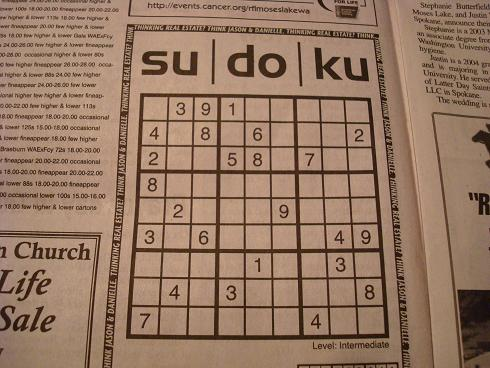
#> input picture Image Processing/test_images/sudoku10.jpg, 490 x 368 px
$ python easySudoku.py   (older library calls are emulated)
#> lines starting #> are read from the running program, lines starting #| are printed output that depends on the picture; after the words box and inside, x2 and y2 are one past the last pixel; in counts of white or black regions, pixels touching at a corner belong together
# easySudoku.py (Python Script)
# Python Sudoku Solver Using Machine Vision
# By: Jireh Agda (0795472)
# Date Last Modified: 2017 04 17
# Tested on Python 3.5.2, Using OpenCV 3.2.0

# Allow system commands
import os

# Allow math functions
import math

# Allow use of OpenCV and NumPy
import cv2
import numpy as np

notExit = True
debug = False    # Toggle to show intermediary steps

print ("Easy Sudoku Solver")
print ("This script accepts image files containing Sudoku boards and solves the Sudoku board,")
print ("displaying the solution in the terminal")

# Loop until 'q' or 'Q' is entered
while notExit:
    print (" ")
    userInput = input("Enter an image file name or (q)uit: ")
#> the answer given: test_images/sudoku10.jpg

    # Open the image is a valid image has been chosen, else error, or quit
    if userInput == 'Q' or userInput == 'q':
        notExit = False
    else:
        # Generically read images as if they were colour, convert to grayscale
        imgC = cv2.imread(userInput,cv2.IMREAD_COLOR)
#> imgC is the input picture: shape (368, 490, 3); mean B, G, R 99.6, 120.7, 150.8
        cv2.imshow("Initial Image",imgC)
        cv2.waitKey(0)

        imgG = cv2.cvtColor(imgC,cv2.COLOR_BGR2GRAY)
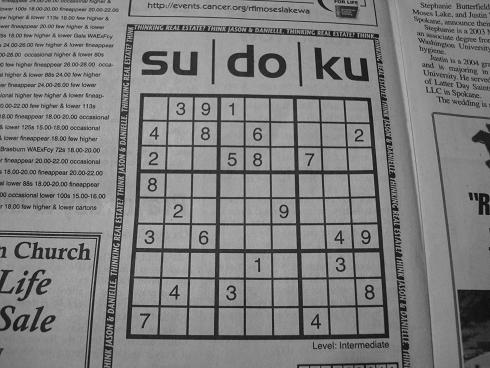
#> imgG: shape (368, 490); min 4, max 196, mean 127.3
        height, width, channels = imgC.shape
#> height = 368; width = 490; channels = 3

        # Perform Local Adaptive Thresholding with Gaussian window
        th = cv2.adaptiveThreshold(imgG,255,cv2.ADAPTIVE_THRESH_GAUSSIAN_C,cv2.THRESH_BINARY,11,2)
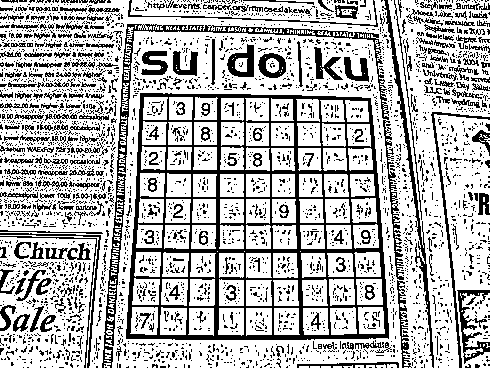
#> th: shape (368, 490); 71.2% white; black in thin lines or dots

        if debug:
            cv2.imshow("After Threshold", th)
            cv2.waitKey(0)

        # Find the contours in the image -> rectangles of the image -> Sudoku board
        edgesC, contours, hierarchy = cv2.findContours(th,cv2.RETR_TREE,cv2.CHAIN_APPROX_SIMPLE)
#> contours = 5086 contours, 4555 with area under 20; largest, box (x1, y1, x2, y2) and area: (0, 0, 433, 368) 124506, (125, 92, 390, 341) 60916, (388, 0, 490, 368) 15928, (0, 237, 96, 368) 10863, (434, 114, 490, 368) 7238

        # Out of contours, we are looking for contours that encompass at least 40% of picture
        # i.e. Sudoku board should be main focus
        minArea = height * width * 0.4
#> minArea = 72128

        # Default the corners to the image corners in case Sudoku board encompasses entire image
        tlCorner = [0, 0]
        trCorner = [width, 0]
#> trCorner = [490, 0]
        blCorner = [0, height]
#> blCorner = [0, 368]
        brCorner = [width, height]
#> brCorner = [490, 368]

        # Loop over the contours and approximate any 4-vertex polygons -> quadrilaterals
        for c in contours:
            # Calculate area of contour
            cArea = cv2.contourArea(c)

            # Approximate parameters of contours, grab smallest area that is still >40% area
            # Prevents using over-encompassing rectangles as the board, will still not detect
            # Sudoku squares even if board is the entire image
            epsilon = 0.1*cv2.arcLength(c,True)
            approx = cv2.approxPolyDP(c,epsilon,True)
            if (len(approx) == 4 and cArea >= minArea):
                for npArray in approx[0]:
                    tlCorner = npArray
                for npArray in approx[1]:
                    trCorner = npArray
                for npArray in approx[2]:
                    brCorner = npArray
                for npArray in approx[3]:
                    blCorner = npArray

                if debug:
                    imgCCont = imgC.copy()
                    cv2.drawContours(imgCCont, [c], -1, (0, 255, 0), 2)
                    cv2.imshow("After Approx Contour: Square", imgCCont)
                    cv2.waitKey(0)
#> this loop made 5086 passes
#> (cArea, epsilon, approx) on passes 10, 29, 38: (23.5, 2.51, [[387, 364], [387, 367], [396, 367], [395, 364]]), (40.5, 3.19, [[0, 314], [3, 327]]), (987, 31.09, [[463, 293], [477, 346]])

        if debug:
            imgCCir = imgC.copy()
            cv2.circle(imgCCir, (tlCorner[0], tlCorner[1]), 5, (0,0,255), -1)
            cv2.circle(imgCCir, (trCorner[0], trCorner[1]), 5, (0,0,255), -1)
            cv2.circle(imgCCir, (blCorner[0], blCorner[1]), 5, (0,0,255), -1)
            cv2.circle(imgCCir, (brCorner[0], brCorner[1]), 5, (0,0,255), -1)

            cv2.imshow("After Corner Detection", imgCCir)
            cv2.waitKey(0)

        # Apply perspective transformation on the corners found to a 270x270 (divisible by 9)
        pts1 = np.float32([tlCorner,trCorner,blCorner,brCorner])
#> pts1 = [[0, 0], [490, 0], [0, 368], [490, 368]]
        pts2 = np.float32([[0,0],[270,0],[0,270],[270,270]])

        M = cv2.getPerspectiveTransform(pts1,pts2)
#> M = [[0.551, 0, 0], [0, 0.734, 0], [0, 0, 1]]
        dstC = cv2.warpPerspective(imgC,M,(270,270))
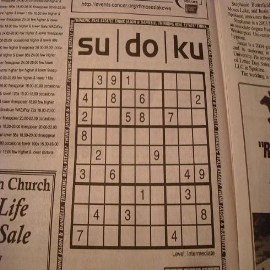
#> dstC: shape (270, 270, 3); mean B, G, R 99.7, 120.7, 150.9

        if debug:
            cv2.imshow ("After Perspective Correction", dstC)
            cv2.waitKey(0)

        # Initialize Sudoku board and threshold comparer board
        sudokuBoard = np.zeros((9,9),dtype=np.int8)
        thBoard = np.zeros((9,9),dtype=np.float32)

        # Then, use trained sets of digit images to match numbers - template matching
        # When matched, place into Sudoku board
        dstG = cv2.cvtColor(dstC,cv2.COLOR_BGR2GRAY)
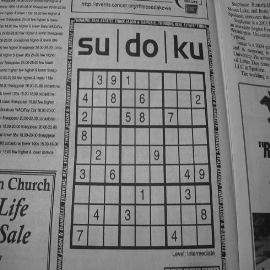
#> dstG: shape (270, 270); min 13, max 186, mean 127.4
        dst = cv2.adaptiveThreshold(dstG,255,cv2.ADAPTIVE_THRESH_GAUSSIAN_C,cv2.THRESH_BINARY,11,2)
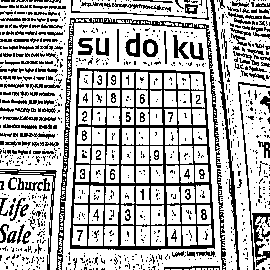
#> dst: shape (270, 270); 72% white; black in thin lines or dots

        for i in range(1,10):
            for j in range(1,5):
                template = cv2.imread('templates/' + str(i) + '-' + str(j) + '.png', cv2.IMREAD_GRAYSCALE)
#> (the run stopped early here; a loop or call above may not have finished)

$ run again, on Image Processing/test_images/sudoku1.png
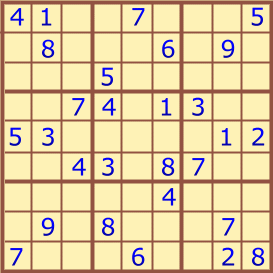
#> input picture Image Processing/test_images/sudoku1.png, 273 x 273 px
#> imgC is the input picture: shape (273, 273, 3); mean B, G, R 161.1, 204.4, 225.7
#> `th = cv2.adaptiveThreshold(imgG,255,cv2.ADAPTIVE_THRESH_GAUSSIAN_C,cv2..`:
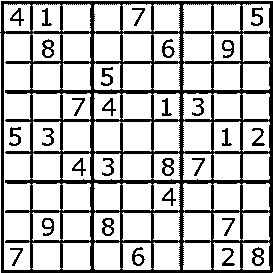
#> th: shape (273, 273); 75% white; 29 black regions
#> contours = 121 contours, 11 with area under 20; largest, box (x1, y1, x2, y2) and area: (4, 33, 31, 270) 5168, (122, 121, 152, 152) 760, (183, 121, 212, 152) 749, (62, 121, 91, 152) 736, (33, 121, 61, 152) 732
#> the loop `for c in contours:` made 121 passes
#> (cArea, epsilon, approx) on passes 2 to 8: (704.5, 10.91, [[122, 243], [123, 269], [151, 268], [150, 243]]), (181.5, 7.14, [[141, 246], [136, 266], [131, 254]]), (35.5, 2.19, [[136, 256], [135, 261], [139, 263], [141, 258]]), (678.5, 10.71, [[32, 243], [33, 269], [60, 268], [59, 243]]), (658.5, 10.79, [[268, 242], [242, 243], [243, 269], [269, 269]]), (207, 6.28, [[258, 246], [264, 262], [255, 266]]), (29, 2.05, [[256, 257], [255, 262], [259, 263], [261, 260]])
#> M = [[0.989, 0, 0], [0, 0.989, 0], [0, 0, 1]]
#> `dst = cv2.adaptiveThreshold(dstG,255,cv2.ADAPTIVE_THRESH_GAUSSIAN_C,cv..`:
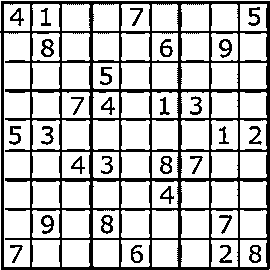
#> dst: shape (270, 270); 76% white; 29 black regions, largest, box (x1, y1, x2, y2) and area: (0, 1, 270, 270) 14799, (41, 39, 54, 57) 125, (101, 215, 113, 234) 124

$ run again, on Image Processing/test_images/sudoku5.png
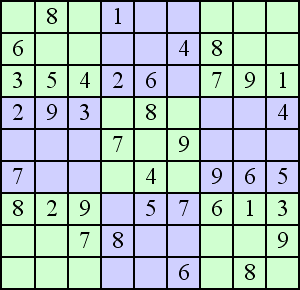
#> input picture Image Processing/test_images/sudoku5.png, 300 x 290 px
#> imgC is the input picture: shape (290, 300, 3); mean B, G, R 193.9, 198.3, 176.2
#> `th = cv2.adaptiveThreshold(imgG,255,cv2.ADAPTIVE_THRESH_GAUSSIAN_C,cv2..`:
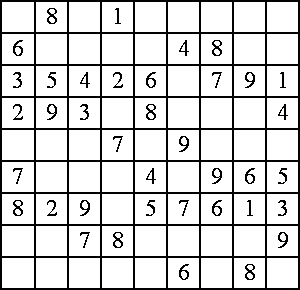
#> th: shape (290, 300); 84.3% white; black in thin lines or dots
#> contours = 146 contours, 9 with area under 20; largest, box (x1, y1, x2, y2) and area: (2, 258, 34, 288) 899, (2, 226, 34, 256) 899, (2, 194, 34, 224) 899, (2, 162, 34, 192) 899, (2, 130, 34, 160) 899
#> the loop `for c in contours:` made 146 passes
#> (cArea, epsilon, approx) on passes 1 to 7: (870, 11.8, [[267, 258], [267, 287], [297, 287], [297, 258]]), (870, 11.8, [[234, 258], [234, 287], [264, 287], [264, 258]]), (134, 7.24, [[247, 263], [252, 280]]), (20, 1.65, [[248, 273], [247, 276], [251, 278], [252, 275]]), (870, 11.8, [[201, 258], [201, 287], [231, 287], [231, 258]]), (870, 11.8, [[168, 258], [168, 287], [198, 287], [198, 258]]), (129, 5.71, [[188, 263], [182, 280], [178, 270]])
#> M = [[0.9, 0, 0], [0, 0.931, 0], [0, 0, 1]]
#> `dst = cv2.adaptiveThreshold(dstG,255,cv2.ADAPTIVE_THRESH_GAUSSIAN_C,cv..`:
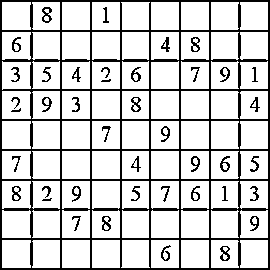
#> dst: shape (270, 270); 81.6% white; black in thin lines or dots
